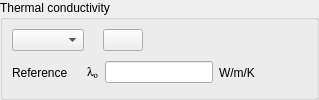
    <widget class="QGroupBox" name="groupBoxAl">
     <property name="toolTip">
      <string>&lt;html&gt;&lt;head/&gt;&lt;body&gt;&lt;p&gt;&lt;span style=&quot; font-size:9pt;&quot;&gt;Define the fluid thermal conductivity. It can be either constant, in which case the reference value must be completed, or variable and then the formula editor must be filled. Useful only with a thermal scalar.&lt;/span&gt;&lt;/p&gt;&lt;/body&gt;&lt;/html&gt;</string>
     </property>
     <property name="title">
      <string>Thermal conductivity</string>
     </property>
     <layout class="QHBoxLayout">
      <property name="spacing">
       <number>6</number>
      </property>
      <property name="leftMargin">
       <number>9</number>
      </property>
      <property name="topMargin">
       <number>9</number>
      </property>
      <property name="rightMargin">
       <number>9</number>
      </property>
      <property name="bottomMargin">
       <number>9</number>
      </property>
      <item>
       <layout class="QVBoxLayout">
        <property name="spacing">
         <number>6</number>
        </property>
        <property name="leftMargin">
         <number>0</number>
        </property>
        <property name="topMargin">
         <number>0</number>
        </property>
        <property name="rightMargin">
         <number>0</number>
        </property>
        <property name="bottomMargin">
         <number>0</number>
        </property>
        <item>
         <layout class="QHBoxLayout">
          <property name="spacing">
           <number>6</number>
          </property>
          <property name="leftMargin">
           <number>0</number>
          </property>
          <property name="topMargin">
           <number>0</number>
          </property>
          <property name="rightMargin">
           <number>0</number>
          </property>
          <property name="bottomMargin">
           <number>0</number>
          </property>
          <item>
           <layout class="QHBoxLayout">
            <property name="spacing">
             <number>6</number>
            </property>
            <property name="leftMargin">
             <number>0</number>
            </property>
            <property name="topMargin">
             <number>0</number>
            </property>
            <property name="rightMargin">
             <number>0</number>
            </property>
            <property name="bottomMargin">
             <number>0</number>
            </property>
            <item>
             <widget class="QComboBox" name="comboBoxAl">
              <property name="toolTip">
               <string>&lt;html&gt;&lt;head/&gt;&lt;body&gt;&lt;p&gt;&lt;span style=&quot; font-size:9pt;&quot;&gt;Fill the formula editor in case of a variable fluid thermal conductivity.&lt;/span&gt;&lt;/p&gt;&lt;/body&gt;&lt;/html&gt;</string>
              </property>
             </widget>
            </item>
            <item>
             <spacer>
              <property name="orientation">
               <enum>Qt::Horizontal</enum>
              </property>
              <property name="sizeHint" stdset="0">
               <size>
                <width>13</width>
                <height>22</height>
               </size>
              </property>
             </spacer>
            </item>
            <item>
             <widget class="QPushButton" name="pushButtonAl">
              <property name="toolTip">
               <string>&lt;html&gt;&lt;head/&gt;&lt;body&gt;&lt;p&gt;&lt;span style=&quot; font-size:9pt;&quot;&gt;Fill the formula editor in case of a variable fluid thermal conductivity.&lt;/span&gt;&lt;/p&gt;&lt;/body&gt;&lt;/html&gt;</string>
              </property>
              <property name="text">
               <string/>
              </property>
              <property name="icon">
               <iconset resource="resources_pages.qrc">
                <normaloff>:data/icons/22x22/edit-find-replace.png</normaloff>:data/icons/22x22/edit-find-replace.png</iconset>
              </property>
              <property name="iconSize">
               <size>
                <width>22</width>
                <height>22</height>
               </size>
              </property>
             </widget>
            </item>
           </layout>
          </item>
          <item>
           <spacer>
            <property name="orientation">
             <enum>Qt::Horizontal</enum>
            </property>
            <property name="sizeHint" stdset="0">
             <size>
              <width>13</width>
              <height>20</height>
             </size>
            </property>
           </spacer>
          </item>
         </layout>
        </item>
        <item>
         <layout class="QHBoxLayout">
          <property name="spacing">
           <number>6</number>
          </property>
          <property name="leftMargin">
           <number>0</number>
          </property>
          <property name="topMargin">
           <number>0</number>
          </property>
          <property name="rightMargin">
           <number>0</number>
          </property>
          <property name="bottomMargin">
           <number>0</number>
          </property>
          <item>
           <widget class="QLabel" name="labelAl">
            <property name="toolTip">
             <string>&lt;html&gt;&lt;head/&gt;&lt;body&gt;&lt;p&gt;&lt;span style=&quot; font-size:9pt;&quot;&gt;Define the thermal conductivity reference value in W/m/K. If the thermal conductivity is variable, this value will be used for the initialization.&lt;/span&gt;&lt;/p&gt;&lt;p&gt;&lt;span style=&quot; font-size:9pt;&quot;&gt;(code_saturne key word: &lt;/span&gt;&lt;span style=&quot; font-size:9pt; font-weight:600;&quot;&gt;VISCL0&lt;/span&gt;&lt;span style=&quot; font-size:9pt;&quot;&gt;)&lt;/span&gt;&lt;/p&gt;&lt;/body&gt;&lt;/html&gt;</string>
            </property>
            <property name="text">
             <string>Reference</string>
            </property>
           </widget>
          </item>
          <item>
           <spacer>
            <property name="orientation">
             <enum>Qt::Horizontal</enum>
            </property>
            <property name="sizeHint" stdset="0">
             <size>
              <width>13</width>
              <height>22</height>
             </size>
            </property>
           </spacer>
          </item>
          <item>
           <widget class="QLabel" name="labelVarAl">
            <property name="font">
             <font>
              <family>Standard Symbols L</family>
             </font>
            </property>
            <property name="toolTip">
             <string>&lt;html&gt;&lt;head/&gt;&lt;body&gt;&lt;p&gt;&lt;span style=&quot; font-size:9pt;&quot;&gt;Define the thermal conductivity reference value in W/m/K. If the thermal conductivity is variable, this value will be used for the initialization.&lt;/span&gt;&lt;/p&gt;&lt;p&gt;&lt;span style=&quot; font-size:9pt;&quot;&gt;(code_saturne key word: &lt;/span&gt;&lt;span style=&quot; font-size:9pt; font-weight:600;&quot;&gt;VISCL0&lt;/span&gt;&lt;span style=&quot; font-size:9pt;&quot;&gt;)&lt;/span&gt;&lt;/p&gt;&lt;/body&gt;&lt;/html&gt;</string>
            </property>
            <property name="text">
             <string>&lt;html&gt;&lt;head/&gt;&lt;body&gt;&lt;p&gt;l&lt;span style=&quot; vertical-align:sub;&quot;&gt;o&lt;/span&gt;&lt;/p&gt;&lt;/body&gt;&lt;/html&gt;</string>
            </property>
           </widget>
          </item>
          <item>
           <widget class="QLineEdit" name="lineEditAl">
            <property name="toolTip">
             <string>&lt;html&gt;&lt;head/&gt;&lt;body&gt;&lt;p&gt;&lt;span style=&quot; font-size:9pt;&quot;&gt;Define the thermal conductivity reference value in W/m/K. If the thermal conductivity is variable, this value will be used for the initialization.&lt;/span&gt;&lt;/p&gt;&lt;p&gt;&lt;span style=&quot; font-size:9pt;&quot;&gt;(code_saturne key word: &lt;/span&gt;&lt;span style=&quot; font-size:9pt; font-weight:600;&quot;&gt;VISCL0&lt;/span&gt;&lt;span style=&quot; font-size:9pt;&quot;&gt;)&lt;/span&gt;&lt;/p&gt;&lt;/body&gt;&lt;/html&gt;</string>
            </property>
           </widget>
          </item>
          <item>
           <widget class="QLabel" name="labelUnitAl">
            <property name="toolTip">
             <string>&lt;html&gt;&lt;head/&gt;&lt;body&gt;&lt;p&gt;&lt;span style=&quot; font-size:9pt;&quot;&gt;Define the thermal conductivity reference value in W/m/K. If the thermal conductivity is variable, this value will be used for the initialization.&lt;/span&gt;&lt;/p&gt;&lt;p&gt;&lt;span style=&quot; font-size:9pt;&quot;&gt;(code_saturne key word: &lt;/span&gt;&lt;span style=&quot; font-size:9pt; font-weight:600;&quot;&gt;VISCL0&lt;/span&gt;&lt;span style=&quot; font-size:9pt;&quot;&gt;)&lt;/span&gt;&lt;/p&gt;&lt;/body&gt;&lt;/html&gt;</string>
            </property>
            <property name="text">
             <string>W/m/K</string>
            </property>
           </widget>
          </item>
         </layout>
        </item>
       </layout>
      </item>
      <item>
       <spacer>
        <property name="orientation">
         <enum>Qt::Horizontal</enum>
        </property>
        <property name="sizeHint" stdset="0">
         <size>
          <width>52</width>
          <height>22</height>
         </size>
        </property>
       </spacer>
      </item>
     </layout>
    </widget>
